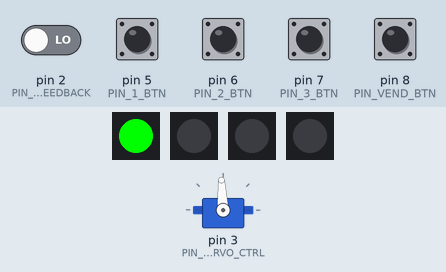
The sketch below on a simulated Arduino Uno, built with avr-gcc and run on an emulated ATmega328P. On the bench: 4 × 1 RGB LEDs in strip order, left to right, servo. Inputs (shaded band) come from the test bench; at power-on: pin 5 (PIN_1_BTN), pin 6 (PIN_2_BTN), pin 7 (PIN_3_BTN), pin 8 (PIN_VEND_BTN) HIGH, pin 2 (PIN_SERVO_FEEDBACK) LOW. EEPROM starts erased; what the sketch prints to the serial monitor is not drawn.

Above: at 1.6 s.
1.7 s: pin 8 (PIN_VEND_BTN) pulled LOW for 0.15 s
At 1.93 s:
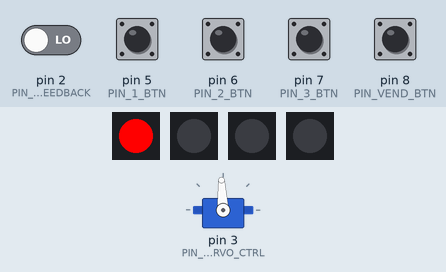
4.7 s: pin 6 (PIN_2_BTN) pulled LOW for 0.15 s
At 5.3 s:
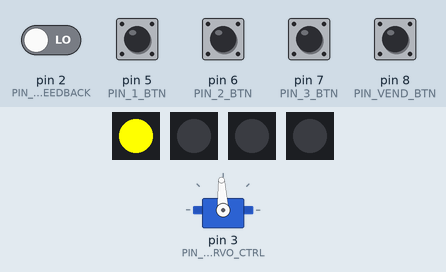
6.3 s: pin 5 (PIN_1_BTN) pulled LOW for 0.15 s
At 6.6 s:
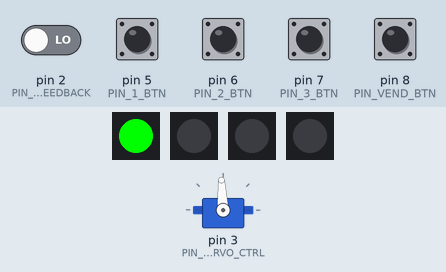
7.9 s: pin 6 (PIN_2_BTN) pulled LOW for 1 s
At 9.1 s:
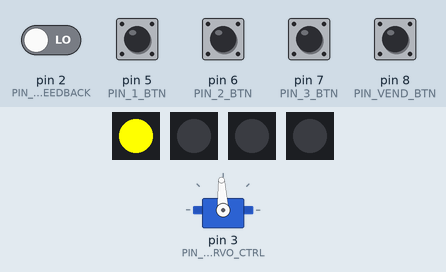
Timing chart, 0 to 10.9 s (numbered marks = the images above; inputs shaded):
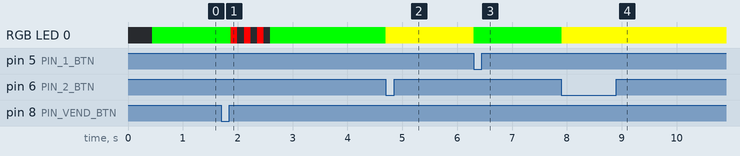

The sketch:

Gumball3000WithEEPROM.ino
```cpp
#include <Arduino.h>
#include <Servo.h>
#include <Adafruit_NeoPixel.h>
#include <math.h>
#include <EEPROM.h>


const int EE_ADDR_POWER_CYCLES = 0;
uint32_t powerCycles = 0;

constexpr uint8_t PIN_SERVO_FEEDBACK = 2; //servo feedback signal
constexpr uint8_t PIN_SERVO_CTRL = 3; //servo command/control signal
constexpr uint8_t PIN_COIN_SENSOR = 4; //input for IR sensor flag


constexpr uint8_t PIN_1_BTN = 5; // pin for qty 1 button
constexpr uint8_t PIN_2_BTN = 6; // pin for qty 2 button
constexpr uint8_t PIN_3_BTN = 7; // pin for qty 3 button
constexpr uint8_t PIN_VEND_BTN = 8; //pin for VEND command


constexpr uint8_t PIN_STATUS_LED = 9; // signal pin for RGB LED - Status LED x1
constexpr uint8_t PIN_1COIN_LED = 10; //RGB pin for 1 coin status LED
constexpr uint8_t PIN_2COIN_LED = 11; // RGB pin for 2 coin status LED
constexpr uint8_t PIN_3COIN_LED = 12; // RGB pin for 3 coin status LED

constexpr uint8_t BLINK_COUNT = 3;

// Status RGB LED x1 - single LED that indicates conditions


Adafruit_NeoPixel statusLed(1, PIN_STATUS_LED, NEO_GRB + NEO_KHZ800); //create a "strip" of lights OBJECT - 1 light in this set up, pin to control LED from board, NEO_GRB is the standard for green red blue format, NEO_KHZ800 is 800hz setting
Adafruit_NeoPixel coin1Led(1, PIN_1COIN_LED, NEO_GRB + NEO_KHZ800);
Adafruit_NeoPixel coin2Led(1, PIN_2COIN_LED, NEO_GRB + NEO_KHZ800);
Adafruit_NeoPixel coin3Led(1, PIN_3COIN_LED, NEO_GRB + NEO_KHZ800);


inline void setRGB(uint8_t r,uint8_t g,uint8_t b){
  statusLed.setPixelColor(0, statusLed.Color(r,g,b));
  statusLed.show();
  } //function that returns nothing - takes 8bit int for r g and b values - rgb. notation going forward
//in this setRGB function we are setPixelColor then position 0 gets rgb.Color(passes in the values handed into function on call, then runs object.show(); for showing value)

//this is the logic for "blinking" the LED - sets it to the specified rgb values , blocks for x ms, turns rgb values to 0 or off, then delay for x ms and so on - could loop a couple times to repeat blink
inline void blinkRGB(uint8_t r,uint8_t g,uint8_t b, uint16_t ms=100){
  //for loop to make blink occur 3x (blocking code)
  for (uint8_t i = 0; i < BLINK_COUNT; i++){
    setRGB(r,g,b);
    delay(ms);
    setRGB(0,0,0);
    delay(ms);
  }

}

struct Tier { uint8_t steps, cost, r, g, b; };

const Tier TIERS[] = {
  {1 , 1 , 0,255,0},     // 1x, cost 1, green
  {2 , 2 , 255,255,0},     // 2x, cost 2, yellow
  {3 , 3 , 255,0,0},     // 3x, cost 3, red
};

constexpr uint8_t TIER_COUNT = sizeof(TIERS)/sizeof(TIERS[0]);


//button logic

uint8_t selectedIndex() {
  static uint8_t lastSelected = 0;

  if (digitalRead(PIN_3_BTN) == LOW){
    lastSelected = 2;
    return lastSelected;
  }
  if (digitalRead(PIN_2_BTN) == LOW){
    lastSelected = 1;
    return lastSelected;
  }
  if (digitalRead(PIN_1_BTN) == LOW){
    lastSelected = 0;
    return lastSelected;
  }
  return lastSelected;
}

void showSelectionColor() {
  static uint8_t lastShown = 255;
  uint8_t qtyIndex = selectedIndex();
  if (qtyIndex >= TIER_COUNT) qtyIndex = 0;
  if (qtyIndex != lastShown) {
    const Tier& t = TIERS[qtyIndex];
    setRGB(t.r , t.g , t.b);
    lastShown = qtyIndex;
  }
}


volatile bool coinFlag = false;
uint32_t coinBank = 0;

volatile uint32_t lowStartMs = 0;
volatile bool inLow = false;
volatile uint32_t lastCoinMs = 0;


constexpr uint8_t MAX_BANK = 3;
constexpr uint16_t LOW_MIN_MS = 15; //must be LOW for this duration to trigger a coin
constexpr uint16_t COIN_COOLDOWN_MS = 120; //gap between coins

void onCoinISR() {

  uint32_t t = millis();
  bool s = digitalRead(PIN_COIN_SENSOR); //sensor flag for detection - red dot on module should mirror

  if (!s) {
    inLow = true;
    lowStartMs = t;
  } else {
    if(inLow) {
      uint32_t lowDur = t - lowStartMs;
      if  (lowDur >= LOW_MIN_MS && (t - lastCoinMs) >= COIN_COOLDOWN_MS){
        coinFlag = true;
        lastCoinMs = t;
      }
      inLow = false;
    }
  }
}

inline void showCoinLEDs(uint8_t selection){


  /*digitalWrite(PIN_1COIN_LED , selection>=1);
  digitalWrite(PIN_2COIN_LED , selection>=2);
  digitalWrite(PIN_3COIN_LED , selection>=3);*/

  uint32_t COIN1_ON = coin1Led.Color(0,255,0);
  uint32_t COIN2_ON = coin2Led.Color(255,255,0);
  uint32_t COIN3_ON = coin3Led.Color(255,0,0);

  uint32_t COIN1_OFF = coin1Led.Color(0,0,0);
  uint32_t COIN2_OFF = coin2Led.Color(0,0,0);
  uint32_t COIN3_OFF = coin3Led.Color(0,0,0);


  coin1Led.setPixelColor(0,selection >= 1 ? COIN1_ON : COIN1_OFF);
  coin1Led.show();

  coin2Led.setPixelColor(0, selection >= 2 ? COIN2_ON : COIN2_OFF);
  coin2Led.show();

  coin3Led.setPixelColor(0, selection >= 3 ? COIN3_ON : COIN3_OFF);
  coin3Led.show();


}


Servo drum;
int NEUTRAL_US = 1500; //this signal should hold motor still - above is fwd, below is rev and higher numbers = greater speed in respective direction
int MAX_FWD_SPEED = 1500 + 75; //max speeds  are neutral +/- 200 I did 150 here for safety and the fact this is a slow moving part
int MAX_REV_SPEED = 1500 - 75; //same as above but reverse
float Kp = 1.0f; //gain control
int OFFSET = 30;

const float CYCLE_MIN_US = 950.0f;
const float CYCLE_MAX_US = 1250.0f;
float DUTY_MIN = 0.027f;
float DUTY_MAX = 0.971f;
float bucketDeg[4] = {0, 90, 180, 270};
uint8_t bucketIndex = 0;

float readAngleDeg(){

  //th and
  unsigned long th = pulseIn(PIN_SERVO_FEEDBACK, HIGH, 2500);
  unsigned long tl = pulseIn(PIN_SERVO_FEEDBACK, LOW, 2500);
  if (!th || !tl) return NAN;

  unsigned long tc = th + tl;

  if (tc < CYCLE_MIN_US || tc > CYCLE_MAX_US) return NAN;

  float duty = (float)th/(float)tc;
  float angle = (duty - DUTY_MIN) * (360.0f/(DUTY_MAX - DUTY_MIN));

  if (angle < 0){
    angle = 0;
  }
  if (angle > 359){
    angle = 359;
  }
  return angle;

}


inline float wrapError(float target, float current){
  float e = target - current;
  while(e>180) e -= 360;
  while (e<-180) e += 360;
  return e;
}

bool vendSteps(uint8_t steps){
  for (uint8_t i=0; i < steps; i++){
    if (!step90()) return false;
  }
  return true;
}

bool goToAngle(float targetDegree, uint16_t timeout_ms= 2000){

  uint32_t t0 = millis();
  while (millis() - t0 < timeout_ms){
    float current = readAngleDeg();
    if (isnan(current)){
      continue;
    }
    float error = -wrapError( targetDegree, current);

    if (fabsf(error) <= 5.0f) {
      drum.writeMicroseconds(NEUTRAL_US);
      return true;
    }

    int out = (int)(Kp * error);
    if (out > 75) out = 75;
    if (out < -75) out = -75;

    out += (error > 0 ? +OFFSET : -OFFSET);

    int cmd = NEUTRAL_US + out;
    if (cmd > MAX_FWD_SPEED){
      cmd = MAX_FWD_SPEED;
    }
    if (cmd < MAX_REV_SPEED){
      cmd = MAX_REV_SPEED;
    }
    /*
    if (fabsf(error) < 15.0f) {
      cmd = NEUTRAL_US + (error > 0 ? +6 : -6); //creep control
    }
    */

    drum.writeMicroseconds(cmd);
    delay(10);
  }

  drum.writeMicroseconds(NEUTRAL_US);
  return false; //jam/timeout condition occurred
}

bool step90(){
  uint8_t next = (bucketIndex + 1) % 4;
  bool ok = goToAngle(bucketDeg[next]);
  if (ok) bucketIndex = next;
  return ok;
}


void defineBucketsFromHome(){
  float a=NAN;
  for(int i = 0; i < 5 && isnan(a); i++){
    a = readAngleDeg();
  }
  if (isnan(a)){
    a = 0;
  }
  auto wrap360=[](float x){ x = fmodf(x,360.0f); return x < 0 ? x + 360.0f : x;
  };

  bucketDeg[0] = wrap360(a);
  bucketDeg[1] = wrap360(a + 90.0f);
  bucketDeg[2] = wrap360(a + 180.0f);
  bucketDeg[3] = wrap360(a + 270.0f);
  bucketIndex = 0;

}

bool vendPressed(){
  static bool last=HIGH;
  static uint32_t t0 = 0;
  bool now = digitalRead(PIN_VEND_BTN);
  if (now!=last){
    t0 = millis();
    last = now;
  }
  return (millis()-t0 > 20 && now ==LOW);
}

void setup() {

  Serial.begin(115200);
  delay(200);


  //EEPROM SECTION-----------------------------------------------------
  EEPROM.get(EE_ADDR_POWER_CYCLES, powerCycles);

  // If EEPROM is "blank" (0xFFFFFFFF), treat as 0
  if (powerCycles == 0xFFFFFFFFUL) {
    powerCycles = 0;
  }

  powerCycles++;                 // increment for this boot
  EEPROM.put(EE_ADDR_POWER_CYCLES, powerCycles);

  Serial.print(F("Power cycles: "));
  Serial.println(powerCycles);
  //------------------------------------------------------------------

  // put your setup code here, to run once:
  pinMode(PIN_VEND_BTN, INPUT_PULLUP);
  pinMode(PIN_1_BTN, INPUT_PULLUP);
  pinMode(PIN_2_BTN, INPUT_PULLUP);
  pinMode(PIN_3_BTN, INPUT_PULLUP);


  pinMode(PIN_COIN_SENSOR , INPUT);

  attachInterrupt(digitalPinToInterrupt(PIN_COIN_SENSOR) , onCoinISR, CHANGE);

  statusLed.begin();
  statusLed.show();

  coin1Led.begin();
  coin1Led.show();

  coin2Led.begin();
  coin2Led.show();

  coin3Led.begin();
  coin3Led.show();

  showCoinLEDs(0);

  drum.attach(PIN_SERVO_CTRL);
  drum.writeMicroseconds(NEUTRAL_US);
  delay(200);
  defineBucketsFromHome(); //capture position on start up to set "home" bucket from whatever physical position
  const Tier &t = TIERS[0];
  setRGB(t.r,t.g,t.b);
}

void loop() {
  // put your main code here, to run repeatedly:
  if (coinFlag){
    coinFlag = false;
    if (coinBank < 255) coinBank++;
  }
//reflect selection color
  showSelectionColor();
  //render coin LEDS  clamped?
  showCoinLEDs(min<uint8_t>(coinBank, MAX_BANK));
 //auto vend logic
  if (coinBank > MAX_BANK){
    if(vendSteps(4)) coinBank -= 4;
    else {
      //jam or failure condition true
      setRGB(128,0,200);
      delay(300);
    }
  }


// manual vend
  if (vendPressed()){
    while (vendPressed()) {}
    delay(25);

  uint8_t qtyIndex = selectedIndex();
  const Tier &sel = TIERS[qtyIndex];

  if (coinBank >= sel.cost){
    if (vendSteps(sel.steps)){
      coinBank -= sel.cost;       // successful vend: charge coins
    } else {
      setRGB(128,0,200);          // purple = jam/timeout
      delay(300);
    }
  } else {
    // not enough coins: flash red, then restore tier color
    blinkRGB(255,0,0,120);
    setRGB(sel.r, sel.g, sel.b);
  }
}

  delay(5);
}
```

Measured:
- after the input at 1.7 s, RGB LED 0: RGB(0, 255, 0) → RGB(255, 0, 0) after 0.18 s, then repeats every 0.24 s: off 0.12 s, RGB(255, 0, 0) 0.12 s, until it stays RGB(0, 255, 0) from 2.6 s
- after the input at 4.7 s, RGB LED 0: RGB(0, 255, 0) → RGB(255, 255, 0) at once
- after the input at 6.3 s, RGB LED 0: RGB(255, 255, 0) → RGB(0, 255, 0) at once
- after the input at 7.9 s, RGB LED 0: RGB(0, 255, 0) → RGB(255, 255, 0) at once
